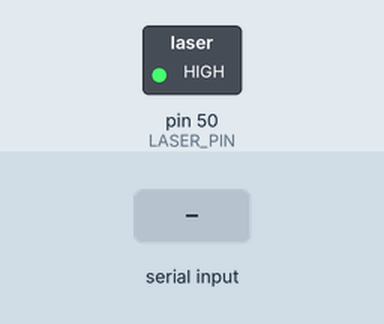
Bench run of a sketch on a simulated Arduino Mega 2560, built with avr-gcc and run on an emulated ATmega2560. Parts: switched loads named in the sketch (green lamp = pin HIGH). The inputs (shaded band) are chosen by the test bench. What the sketch prints to the serial monitor is not drawn.

Above: at 1.3 s.
1.4 s: "1" received over Serial
At 4.29 s:
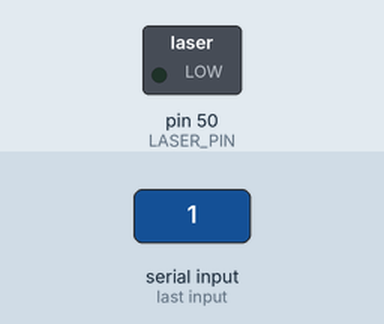
4.4 s: "0" received over Serial
7.4 s: "2" received over Serial
Timing chart, 0 to 16.4 s (numbered marks = the images above; inputs shaded):
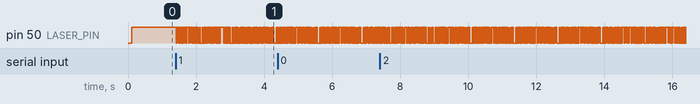

The sketch:

M-Learning_Trainer_v1a.ino
```cpp
/* This file was created by Cary Xiao on January 14th, 2021.
 * v1a = sending component, sends repeating values for 0, 1,
 * and not connected (-1)
 */
/*-----Global Variables from Laser_Communication-----*/
const int LASER_PIN = 50;

const int TIME_DELAY = 10; // millisecond interval for each bit
long now = 0, lastTime = 0; // both enable loop to run once per TIME_DELAY

byte toSend[3] = {170, 85}; // 170 = 10101010 in binary, 85 = 01010101

int subBit = 7; // sublocation for the bit currently being sent

boolean start = false; // used to start sending info once info is inputted into serial monitor
boolean bitSend = false; // variable used to send bits

int i = 0, sub = 7;

void setup() {
  pinMode(LASER_PIN, OUTPUT);

  // Opening Information
  Serial.begin(9600);
  Serial.println("Machine Learning Trainer v1a: Sender");
  Serial.println("Enter any key to start sending information.");
  Serial.println("____________________________________________________________________________________");
  digitalWrite(LASER_PIN, HIGH);
}

void loop() {
  //### Change while loop to function w/ manchester encoding
  while ((now - lastTime) < TIME_DELAY / 2) // Plays loop once every TIME_DELAY
  {
    now = millis();
  }
  lastTime = now;

  /*-----#Code for sending information-----*/
  if (start) {
    bitSend = bitRead(toSend[i], sub);
    digitalWrite(LASER_PIN, !bitSend);
    Serial.print(bitSend);

    if (sub == 6) { // Cycles to next bit
      sub = 7;
      Serial.print(" ");
      i++;
      if (i == 2) i = 0;
    }
    else sub--;
  }
  else if (Serial.available() > 0) start = true;
}
```

Measured:
- by itself, pin 50 (LASER_PIN): moves between LOW and HIGH, repeating every 0.63 s
